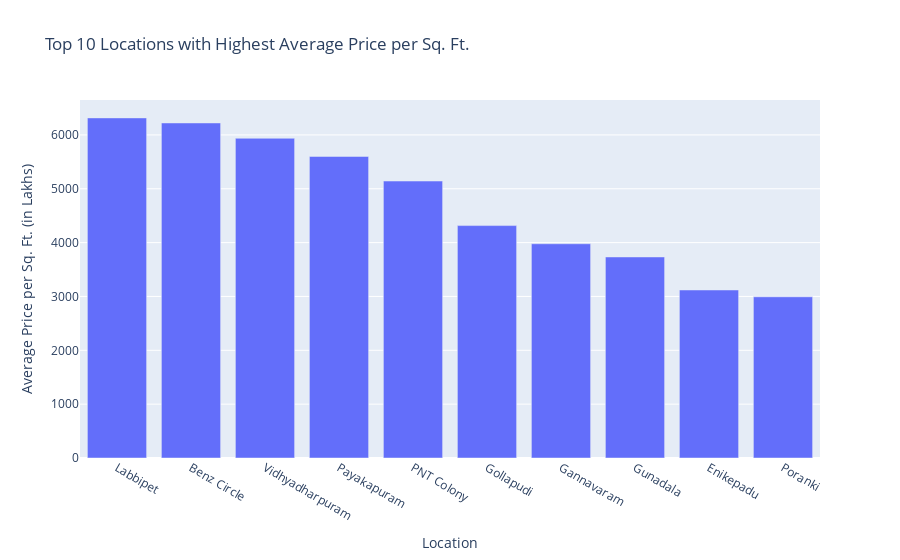

The code cell stored with this chart in its notebook:
### Code cell
top_locations = data_from_db.groupby('Location')['Price_per_sqft'].mean().nlargest(10).reset_index()

fig2 = px.bar(
    top_locations, x='Location', y='Price_per_sqft',
    title='Top 10 Locations with Highest Average Price per Sq. Ft.',
    labels={'Price_per_sqft': 'Average Price per Sq. Ft. (in Lakhs)', 'Location': 'Location'}
)
fig2.update_layout(xaxis_title='Location', yaxis_title='Average Price per Sq. Ft. (in Lakhs)')
fig2.show()

### Figure 1 — Plotly figure (JSON) as saved in the notebook; plotly's stock layout.template omitted (floating-point values rounded to 4 significant figures)
{"data": [{"alignmentgroup": "True", "hovertemplate": "Location=%{x}<br>Average Price per Sq. Ft. (in Lakhs)=%{y}<extra></extra>", "legendgroup": "", "marker": {"color": "#636efa", "pattern": {"shape": ""}}, "name": "", "offsetgroup": "", "orientation": "v", "showlegend": false, "textposition": "auto", "type": "bar", "x": ["Labbipet", "Benz Circle", "Vidhyadharpuram", "Payakapuram", "PNT Colony", "Gollapudi", "Gannavaram", "Gunadala", "Enikepadu", "Poranki"], "xaxis": "x", "y": [6316.0, 6222.0, 5938.0, 5600, 5143.0, 4316.0, 3978.0, 3733.0, 3120, 2994.0], "yaxis": "y"}], "layout": {"barmode": "relative", "legend": {"tracegroupgap": 0}, "title": {"text": "Top 10 Locations with Highest Average Price per Sq. Ft."}, "xaxis": {"anchor": "y", "domain": [0, 1], "title": {"text": "Location"}}, "yaxis": {"anchor": "x", "domain": [0, 1], "title": {"text": "Average Price per Sq. Ft. (in Lakhs)"}}}}
